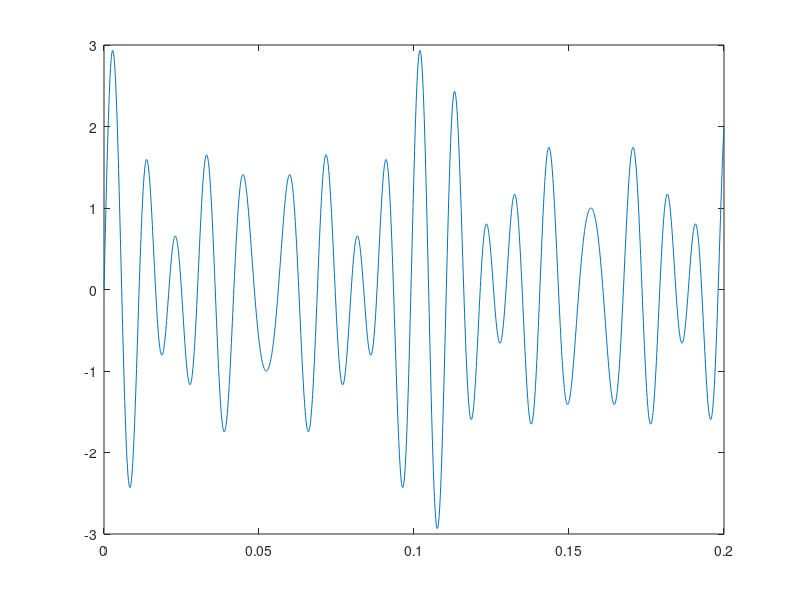
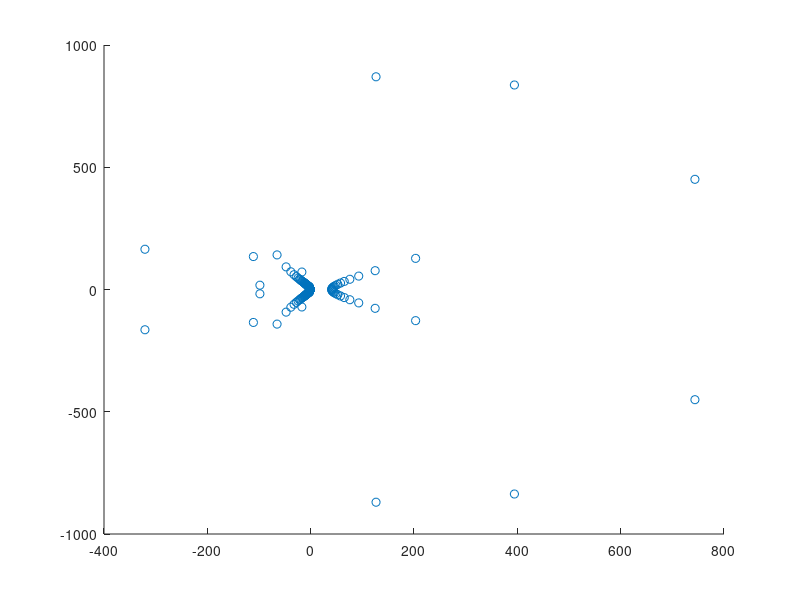
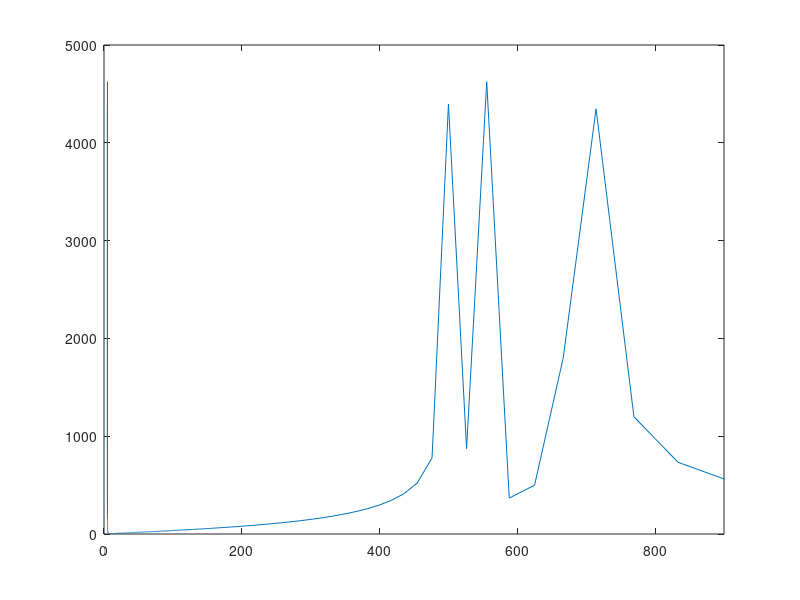

Reproduce these figures in MATLAB, in order.
%% test for adding three sinuses to see the shape
clear;
clc;
close all;
t=0:.0001:.2;
red=sin(450*t);
blue=sin(630*t);
green=sin(570*t);
mono=red+green+blue;
plot(t,mono);
figure(2)
scatter(real(fft(mono)),imag(fft(mono)))

figure(3)
plot(1./t,abs(fft(mono))/.2);
xlim([0,900])


















